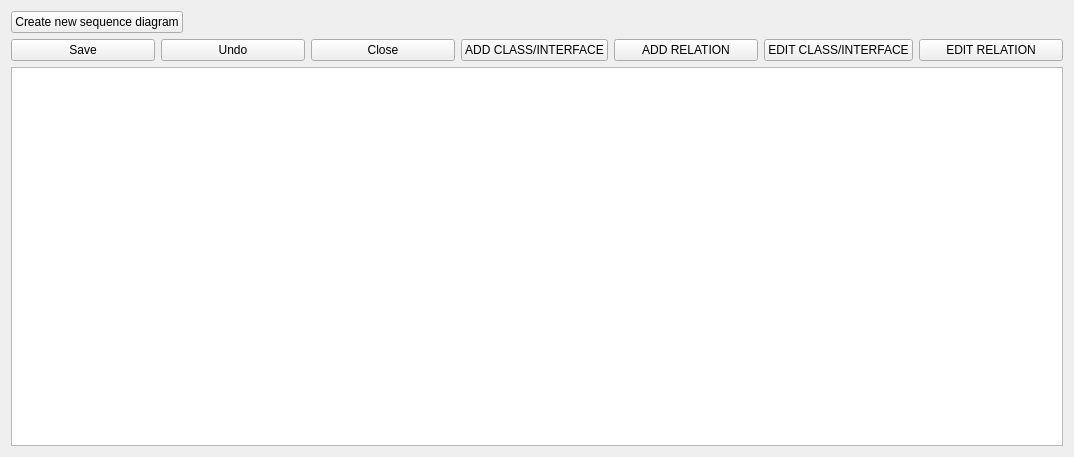
<?xml version="1.0" encoding="UTF-8"?>
<ui version="4.0">
 <class>Form</class>
 <widget class="QWidget" name="Form">
  <property name="geometry">
   <rect>
    <x>0</x>
    <y>0</y>
    <width>1074</width>
    <height>457</height>
   </rect>
  </property>
  <property name="windowTitle">
   <string>Form</string>
  </property>
  <layout class="QVBoxLayout" name="verticalLayout_3">
   <item>
    <layout class="QVBoxLayout" name="verticalLayout_2">
     <item>
      <layout class="QVBoxLayout" name="verticalLayout">
       <item>
        <layout class="QHBoxLayout" name="horizontalLayout_2">
         <item>
          <widget class="QPushButton" name="pushButton_8">
           <property name="text">
            <string>Create new sequence diagram</string>
           </property>
          </widget>
         </item>
         <item>
          <spacer name="horizontalSpacer">
           <property name="orientation">
            <enum>Qt::Horizontal</enum>
           </property>
           <property name="sizeHint" stdset="0">
            <size>
             <width>40</width>
             <height>20</height>
            </size>
           </property>
          </spacer>
         </item>
        </layout>
       </item>
       <item>
        <layout class="QHBoxLayout" name="horizontalLayout">
         <item>
          <widget class="QPushButton" name="pushButton">
           <property name="text">
            <string>Save</string>
           </property>
          </widget>
         </item>
         <item>
          <widget class="QPushButton" name="pushButton_2">
           <property name="text">
            <string>Undo</string>
           </property>
          </widget>
         </item>
         <item>
          <widget class="QPushButton" name="pushButton_3">
           <property name="text">
            <string>Close</string>
           </property>
          </widget>
         </item>
         <item>
          <widget class="QPushButton" name="pushButton_4">
           <property name="text">
            <string>ADD CLASS/INTERFACE</string>
           </property>
          </widget>
         </item>
         <item>
          <widget class="QPushButton" name="pushButton_5">
           <property name="text">
            <string>ADD RELATION</string>
           </property>
          </widget>
         </item>
         <item>
          <widget class="QPushButton" name="pushButton_7">
           <property name="text">
            <string>EDIT CLASS/INTERFACE</string>
           </property>
          </widget>
         </item>
         <item>
          <widget class="QPushButton" name="pushButton_6">
           <property name="text">
            <string>EDIT RELATION</string>
           </property>
          </widget>
         </item>
        </layout>
       </item>
      </layout>
     </item>
     <item>
      <widget class="QGraphicsView" name="graphicsView"/>
     </item>
    </layout>
   </item>
  </layout>
 </widget>
 <resources/>
 <connections/>
</ui>
